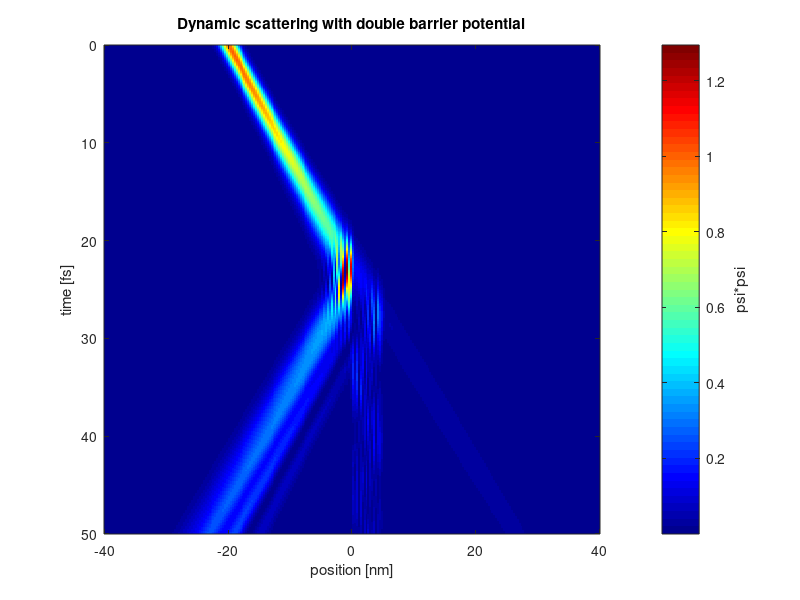

The MATLAB source for this figure:
%% 05/04, Victor Sellemi

%% pz-orbital bandstructure of graphene
clear all; close all;

d = 9.4486299429; %conversion of .5nm to bohrs
e = 0.0367493; %conversion from eV to hartree
Vpp = 3*e; %Vpp = 3eV
Ep = 0; %Ep = 0; 
a = 2*d; %a = 1 bohr

%define k along IBZ perimeter in reciprocal space
kx1 = zeros(1,100); ky1 = linspace(0,4*pi/3/a,100); 
kx2 = linspace(0,pi/sqrt(3)/a,100); ky2 = linspace(4*pi/3/a,pi/a,100);
kx3 = linspace(pi/sqrt(3)/a,0,100); ky3 = linspace(pi/a,0,100);
kx = [kx1, kx2, kx3]; ky = [ky1, ky2, ky3]; 

%define n values
n1 = [a/sqrt(3),0];
n2 = [-a/sqrt(3)/2,a/2];
n3 = [-a/sqrt(3)/2,-a/2]; 

%Find the energies at different values of k
E1 = [];E2 = [];
for i = 1:length(kx)
    k = [kx(i),ky(i)];
    fk = exp(1i*dot(k,n1)) + exp(1i*dot(k,n2)) + exp(1i*dot(k,n3)); 
    fk1 = conj(fk);
    H = [Ep, -Vpp*fk; -Vpp*fk1, Ep]; %2x2 matrix
    [~,D] = eig(H); 
    E1(i) = D(end,end); E2(i) = D(1,1);
end

%plot results
mx=[200,200]; my=[-10,10]; Kx=[100,100]; Ky=[-10,10]; X = 1:length(kx); 
figure(1); plot(X,E1./e,X,E2./e,mx,my,'--k',Kx,Ky,'--k'); ylabel('Energy [eV]');
set(gca,'xtick',[0,100,200,300]); set(gca,'xticklabel',{'G';'K';'M';'G'});
title('Pz-orbital bandstructure of graphene'); 

%% 20fs time evolution of an electron wavefunction in a quadratic potential 
% ground state, hw = 1eV
clear all; close all; 

d = 9.4486299429; %conversion of .5nm to bohrs

%set constants
h = 1; m = 1; L = 2*d;
dx = .1; 
N = 256; dt = .01; %dt  = 0.01fs
omega = (1/h);

x = (d/2).*linspace(-2,2,N); %position vector
V = 0.5*m*omega^2.*x.^2; %potential vector
G = (2*pi/L)*((-N/2+1):N/2); %KE operator in matlab ordered basis
T=fftshift(G.^2*h^2/2/m); T=[0, T(1:end-1)]; 

%find the eigenvectors of the Hamiltonian matrix
D2x = 1/dx^2*(spdiags(-2*ones(N,1),0,sparse(N,N))+ ...
    spdiags(ones(N,1),1,sparse(N,N))+spdiags(ones(N,1),-1,sparse(N,N)));
H = -D2x + sparse(diag(V)); [F,~] = eig(full(H)); 
psi0 = -F(:,1)'; %ground state

YY = []; %solution array for psi^*psi
time = 0;ii=1; %initialize for loop
while time < 20 %time evolution in fs
    psi=exp(-1i.*V*dt/2/h).*ifft(exp(-1i.*T*dt/h).*fft(exp(-1i.*V*dt/2/h).*psi0)); 
    psi0 = psi; YY(ii,:) = abs(psi).^2; %store results each timestep
    time = time + dt; ii = ii+1;
end

%plot results
figure(1); imagesc(x./(d/2),linspace(0,20,20/dt),YY); colormap('jet'); cc = colorbar; 
xlabel('position [nm]'); ylabel('time [fs]'); ylabel(cc, 'psi*psi'); 
title('20fs time evolution of an electron ground state in quadratic V'); 


%%  20fs time evolution of an electron wavefunction in a quadratic potential 
%Equal and symmetric superposition of ground state and first excited state
clear all; close all; 

d = 9.4486299429; %conversion of .5nm to bohrs

%set constants
h = 1; m = 1; dx = .1; L = 2*d; 
N = 256; dt = 0.01; %dt  = 0.01fs
omega = (1/h);

x = (3*d/4)*linspace(-2,2,N); %position vector

V = 0.5*m*omega^2.*x.^2; %potential vector
G = (2*pi/L)*((-N/2+1):N/2); %KE operator in matlab ordered basis
T=fftshift(G.^2*h^2/2/m); T=[0, T(1:end-1)]; 

%find the eigenvectors of the Hamiltonian matrix
D2x = 1/dx^2*(spdiags(-2*ones(N,1),0,sparse(N,N))+ ...
    spdiags(ones(N,1),1,sparse(N,N))+spdiags(ones(N,1),-1,sparse(N,N)));
H = -D2x + sparse(diag(V)); [F,D] = eig(full(H)); 
psi00 = F(:,1)'; %ground state
psi11 = F(:,2)'; %first excited state

psi0 = (psi00 + psi11)./sqrt(2); %superposition of states

YY = []; %solution array for psi^*psi
time = 0;ii=1; %initialize for loop
while time < 20; %propagate in time
    psi = exp((-1i*dt/2/h)*V).*ifft(exp((-1i*dt/h)*T).*fft(exp((-1i*dt/2/h)*V).*psi0));
    psi0 = psi; 
    YY(ii,:) = abs(psi).^2;
    time = time + dt; ii = ii+1;
end

%plot results
figure(1); imagesc(x./(3*d/4),linspace(0,20,20/dt),YY); colormap('jet'); cc = colorbar; 
xlabel('position [nm]'); ylabel('time [fs]'); ylabel(cc, 'psi*psi'); 
title('Superposition of electron ground and first excited state, 20fs time evolution in quadratic V'); 



%% 20fs time evolution of an electron wavefunction in a quadratic potential 
%ground state, including self-consistent repulsion
clear all; close all; 

d = 9.4486299429; %conversion of .5nm to bohrs

%set constants
h = 1; m = 1; L = 2*d;
dx = .1; 
N = 256; dt = .01; %dt  = 0.01fs
omega = (1/h);

x = (d/2).*linspace(-2,2,N); %position vector
V0 = 0.5*m*omega^2.*x.^2; %potential vector
G = (2*pi/L)*((-N/2+1):N/2); %KE operator in matlab ordered basis
T = fftshift(G.^2*h^2/2/m); T=[0, T(1:end-1)]; 

%find the eigenvectors of the Hamiltonian matrix
D2x = 1/dx^2*(spdiags(-2*ones(N,1),0,sparse(N,N))+ ...
    spdiags(ones(N,1),1,sparse(N,N))+spdiags(ones(N,1),-1,sparse(N,N)));
H = -D2x + sparse(diag(V0)); [F,~] = eig(full(H)); 
psi0 = -F(:,1)'; %ground state

YY = []; %solution array for psi^*psi
time = 0;ii=1; %initialize for loop
while time < 20; %time evolution in fs
    V = (N/d)*abs(psi0).^2 + V0; 
    psi=exp(-1i.*V*dt/2/h).*ifft(exp(-1i.*T*dt/h).*fft(exp(-1i.*V*dt/2/h).*psi0)); 
    psi0 = psi; YY(ii,:) = abs(psi).^2; %store results each timestep
    time = time + dt; ii = ii+1;
end

%plot results
figure(1); imagesc(x./(d/2),linspace(0,20,20/dt),YY); colormap('jet'); cc = colorbar; 
xlabel('position [nm]'); ylabel('time [fs]'); ylabel(cc, 'psi*psi'); 
title('20fs time evolution of electron ground state, Gross-Pitaevsky eqn'); 

%% 20fs time evolution of an electron wavefunction in a quadratic potential 
%ground state subject to sudden additional inclusion of a constant Coulomb force
clear all; close all; 

d = 9.4486299429; %conversion of .5nm to bohrs

%set constants
h = 1; m = 1; L = 2*d;
dx = .1; 
N = 256; dt = .01; %dt  = 0.01fs
omega = (1/h);

x = (d/2).*linspace(-2,2,N); %position vector
V0 = 0.5*m*omega^2.*x.^2; %potential vector
G = (2*pi/L)*((-N/2+1):N/2); %KE operator in matlab ordered basis
T=fftshift(G.^2*h^2/2/m); T=[0, T(1:end-1)]; 

%find the eigenvectors of the Hamiltonian matrix
D2x = 1/dx^2*(spdiags(-2*ones(N,1),0,sparse(N,N))+ ...
    spdiags(ones(N,1),1,sparse(N,N))+spdiags(ones(N,1),-1,sparse(N,N)));
H = -D2x + sparse(diag(V0)); [F,~] = eig(full(H)); 
psi0 = -F(:,1)'; %ground state

YY = []; %solution array for psi^*psi
time = 0;ii=1; %initialize for loop
while time < 20; %time evolution in fs
    if time < 3; V = V0; elseif time >= 3; V = V0 + (3).*x; end; 
    psi=exp(-1i.*V*dt/2/h).*ifft(exp(-1i.*T*dt/h).*fft(exp(-1i.*V*dt/2/h).*psi0)); 
    psi0 = psi; YY(ii,:) = abs(psi).^2; %store results each timestep
    time = time + dt; ii = ii+1;
end

%plot results
figure(1); imagesc(x./(d/2),linspace(0,20,20/dt),YY); colormap('jet'); cc = colorbar; 
xlabel('position [nm]'); ylabel('time [fs]'); ylabel(cc, 'psi*psi'); 
title('20fs time evolution of an electron ground state in quadratic V with Coulomb force after 3fs'); 

%%  Dynamic scattering of a wavepacket
clear all; close all; 

%set constants
h = 1; m = 1; L = 300;
N = 512; dt = .1; %dt  = 0.01fs
x0 = 20; %x0 = 20nm
s0 = 1; %s0 = 1nm
k = 6;%5; %k = 5nm^-1
V0 = 1; %V0 = 1eV 
sV = 1; %sV = 1nm

x = linspace(-40,40,N); %position vector
V = V0*exp((-(x.^2))/2/sV^2); 
G = (2*pi/L)*((-N/2+1):N/2); %KE operator in matlab ordered basis
T = fftshift(G.^2*h^2/2/m); T=[0, T(1:end-1)]; 
psi0 = exp(-(0.5/2/s0^2).*(x+x0).^2).*exp(1i*k*x); 

YY = []; %solution array for psi^*psi
time = 0;ii=1; %initialize for loop
while time < 100; %time evolution in fs
    psi=exp(-1i.*V*dt/2/h).*ifft(exp(-1i.*T*dt/h).*fft(exp(-1i.*V*dt/2/h).*psi0)); 
    psi0 = psi;
    YY(ii,:) = abs(psi).^2;
    time = time + dt; ii = ii+1;
end


%plot results
figure(1); imagesc(x,linspace(0,100,100/dt),YY); colormap('jet'); cc = colorbar; 
xlabel('position [nm]'); ylabel('time [fs]'); ylabel(cc, 'psi*psi'); 
title('Dynamic scattering with single barrier potential');


%%  Dynamic scattering
clear all; close all; 

%set constants
h = 1; m = 1; L = 300;
N = 256; dt = .1; %dt  = 0.01fs
x0 = 20; %x0 = 20nm
s0 = 1; %s0 = 1nm
k = 6; %k = 5nm^-1
V0 = 4; %V0 = 4eV 
sV = .1; %sV = .1nm
xV = 5; %xV = 5nm

x = linspace(-40,40,N); %position vector
V = V0*(exp((-(x.^2))/(2*sV^2)) + exp(-(x-xV).^2/2/sV^2)); 
G = (2*pi/L)*((-N/2+1):N/2); %KE operator in matlab ordered basis
T = fftshift(G.^2*h^2/2/m); T=[0, T(1:end-1)]; 
psi0 = exp(-(0.5/2/s0^2).*(x+x0).^2).*exp(1i*k*x); 

YY = []; %solution array for psi^*psi
time = 0;ii=1; %initialize for loop
while time < 100; %time evolution in fs
    psi=exp(-1i.*V*dt/2/h).*ifft(exp(-1i.*T*dt/h).*fft(exp(-1i.*V*dt/2/h).*psi0)); 
    psi0 = psi;
    YY(ii,:) = abs(psi).^2;
    time = time + dt; ii = ii+1;
end


%plot results
figure(1); imagesc(x,linspace(0,50,50/dt),YY); colormap('jet'); cc = colorbar; 
xlabel('position [nm]'); ylabel('time [fs]'); ylabel(cc, 'psi*psi'); 
title('Dynamic scattering with double barrier potential');  


